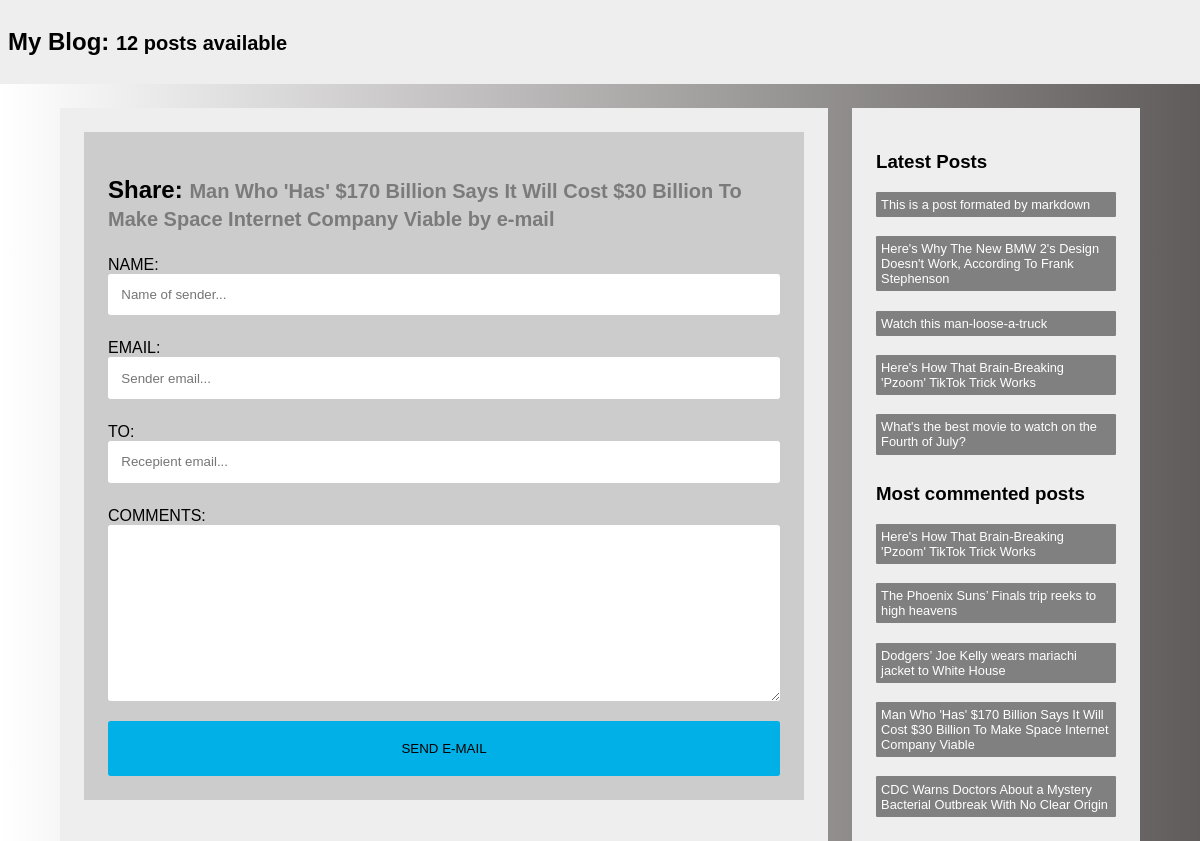
Screenshot of /blog/1/share/ with the database file from the repository.
### blog/models.py (models this page shows, shortened)
class Post(models.Model):
    STATUS_CHOICES = (
        ('draft', 'Draft'), ('published', 'Published'),
    )
    title = models.CharField(max_length=200)
    slug = models.SlugField(max_length=250, unique_for_date='publish') # Publish here refers to the publish field
    author = models.ForeignKey(User,  on_delete=models.CASCADE, related_name='blog_posts')
    body = models.TextField()
    publish = models.DateTimeField(default=timezone.now)
    created = models.DateTimeField(auto_now_add=True) # auto_now_add, updates with time and date at the creation of the record
    updated = models.DateTimeField(auto_now=True) #  Updates whenever Model.save() is called
    status = models.CharField(max_length=10, choices=STATUS_CHOICES, default='draft')
    tags = TaggableManager()
    class Meta:
        ordering = ('-publish',)
    objects = models.Manager() # Ths is the default manager, accessed via Post.objects
    published = PublishedManager() # Post.published
    def get_absolute_url(self):
        return reverse('blog:post_detail', args=[ self.publish.year,
                                                self.publish.month,
                                                self.publish.day,
                                                self.slug ])

### blog/views.py (the view)
# urls.py: path('<int:post_id>/share/', views.post_share, name='post_share'),
def post_share(request, post_id):
    post = get_object_or_404(Post, id=post_id, status='published')
    sent = False
    if request.method == 'POST':
        form = EmailPostForm(request.POST) # Create a form object
        if form.is_valid():
            cd = form.cleaned_data
            post_url = request.build_absolute_uri(post.get_absolute_url())
            subject = f"{cd['name']} reccomends you read blog post: {post.title}"
            message = f"Read {post.title} at {post_url} \n" \
                        f"{cd['name']}'s commented {cd['comments']}"
            '''
            send_mail() function takes several parameters
            > SUBJECT
            > MESSAGE
            > SENDER
            > LIST OF RECEPIENTS
            > fail_silently = bool
            '''
            send_mail(subject, message, "bigballs@admin.com", [cd['to'], ])
            sent = True
    else:
        form = EmailPostForm()
    return render(request, 'blog/post/share.html', {'post':post, 'form':form, 'sent':sent})

### blog/forms.py
class EmailPostForm(forms.Form):
    name =  forms.CharField(max_length=25, widget=forms.TextInput(
                attrs={'placeholder': "Name of sender..."}))
    email = forms.EmailField(widget=forms.TextInput(
                attrs={'placeholder': "Sender email..."}))
    to = forms.EmailField(widget=forms.TextInput(
                attrs={'placeholder': "Recepient email..."}))
    comments = forms.CharField(required=False, widget=forms.Textarea)

### blog/models.py (called while the page is built)
    def get_queryset(self):
        return super(PublishedManager, self).get_queryset().filter(status='published')

### blog/templatetags/blog_tags.py (called while the page is built)
@register.simple_tag # Register the function as a simple tag
def total_posts():
    return Post.published.count()

@register.inclusion_tag('blog/post/latest_posts.html')
def show_latest_posts(count=5):
    latest_posts = Post.published.order_by('-publish')[:count]
    return {
        'latest_posts': latest_posts
    }

@register.simple_tag
def most_commented_post(count = 5):
    return Post.published.annotate(total_comment = Count("comments")).order_by('-total_comment')[:count]

### blog/templates/blog/post/share.html (shortened to what this page needs)
{% extends 'blog/base.html' %}
{% block content %}
    {% if sent %}
    <div class="form-tile">
        <h1>Email successfully sent</h1>
        <p>
            "{{ post.title }}" was successfully sent to {{ form.cleaned_data.to }}.
        </p>
    </div>
    {% else %}
        <div class="form-tile form">
            <h2>Share: <small class="form-small">{{ post.title }} by e-mail</small></h1>
            <form method="post">
                {{ form.as_p }}
                <input type="submit" value= "Send e-mail"/>
            </form>
        </div>
    {% endif %}
{% endblock content %}

### blog/templates/blog/base.html (shortened to what this page needs)
{% load blog_tags %}
{% load static %}
<!DOCTYPE html>
<html>
    <head>
        {% block style %}
            <link rel="stylesheet" href="{% static "css/styles.css" %}">
        {% endblock style %}
    </head>
    <body>
        <header>
            <h2>
                <a class="header-text" href="{% url 'blog:post_list' %}">
                    My Blog: <small> {% total_posts %} posts available</small>
                </a>
            </h2>
        </header>
        <div class="container">
            <div class="content tile">
                {% block content %}
                {% endblock content %}
            </div>
            <div class="sidebar tile">
                {% block sidebar %}
                    {% show_latest_posts %}
                    <h3>Most commented posts</h3>
                    {% most_commented_post as comment_posts %}
                    {% for cpost in comment_posts %}
                        <a href="{{ cpost.get_absolute_url }}" class="sidebar-link">{{ cpost.title }}</a>
                    {% endfor %}
                {% endblock sidebar %}
            </div>
        </div>
    </body>
</html>

### blog/templates/blog/post/latest_posts.html
<h3>Latest Posts</h3>
{% for post in latest_posts %}
    <a href="{{ post.get_absolute_url }}" class="sidebar-link">
        {{ post.title }}
    </a>
{% endfor %}

### blog/static/css/styles.css (style rules this page uses)
:root { box-sizing: border-box; }
body * + * { margin-top: 1.5em; }
body { margin: 0; padding: 0; font-family: Arial Arial, Helvetica, sans-serif; background-color: white; background: rgb(2,0,36); background: linear-gradient(90deg, rgba(2,0,36,1) 0%, rgba(255,255,255,1) 0%, rgba(97,92,92,1) 100%); }
header { color:black; background-color: #eee; padding: 0.5em; font-weight:bold; }
.header-text { color:black; text-decoration: none; }
.container { max-width: 1080px; margin: 0 auto; display: flex; margin-top: 1.5em; }
.tile { background-color: #eee; padding: 1.5em; }
.container > * + * { margin-left: 1.5em; }
.content { flex: 3 }
.sidebar { flex:1; margin-top: 0; }
.form-tile { background-color: rgb(204, 204, 204); padding: 1.5em; }
label { display: block; text-transform: uppercase; margin: 0 }
input, textarea { width: 100%; margin: 0; padding: 1em; border-radius: 0.2em; display: inline-block; border: 0 }
input[type=submit] { text-transform: uppercase; background-color:rgb(0, 176, 230); color: black; padding: 1.5em; display: block; cursor: pointer; border: 0; }
.form-small { color: rgba(71, 70, 70, 0.603); }
.sidebar-link { display: block; text-decoration: none; font-size: 0.8rem; background-color: grey; color:white; padding: 0.4em; border-radius: 0.1em; text-decoration: none; cursor: pointer; }

### rows the page displays
Post: title "Man Who 'Has' $170 Billion Says It Will Cost $30 Billion To Make Space Internet Company Viable"
Post: title "This is a post formated by markdown"
Post: title "Here's Why The New BMW 2's Design Doesn't Work, According To Frank Stephenson"
Post: title "Watch this man-loose-a-truck"
Post: title "Here's How That Brain-Breaking 'Pzoom' TikTok Trick Works"
Post: title "What's the best movie to watch on the Fourth of July?"
Post: title "The Phoenix Suns’ Finals trip reeks to high heavens"
Post: title "Dodgers’ Joe Kelly wears mariachi jacket to White House"
Post: title "CDC Warns Doctors About a Mystery Bacterial Outbreak With No Clear Origin"
